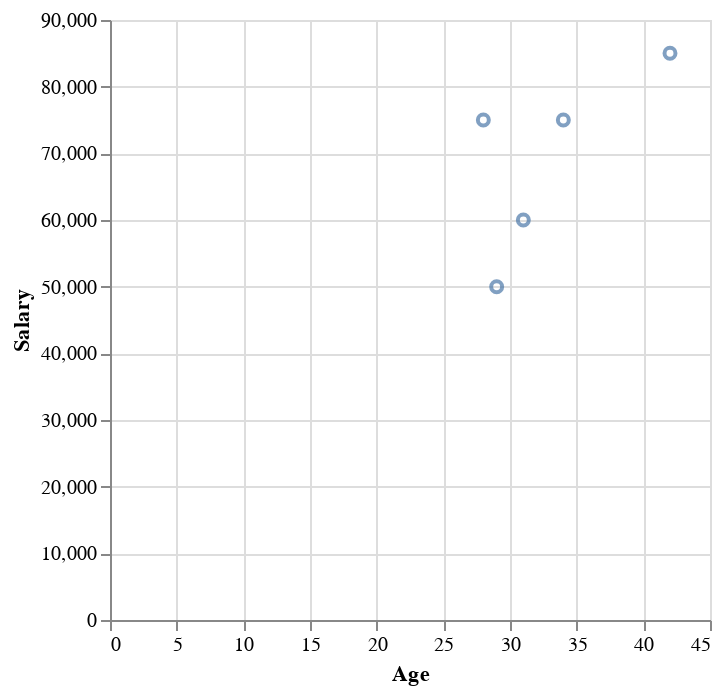

The code cell stored with this chart in its notebook:
### Code cell
df1.plot.scatter(x='Age', y='Salary')

### Figure 1 — Vega-Lite specification as saved in the notebook (floating-point values rounded to 4 significant figures)
{"config": {"view": {"continuousWidth": 300, "continuousHeight": 300}}, "data": {"name": "data-d574ee629d2dcb88b8b25057e7473d9e"}, "mark": {"type": "point", "tooltip": true}, "encoding": {"x": {"field": "Age", "type": "quantitative"}, "y": {"field": "Salary", "type": "quantitative"}}, "params": [{"name": "param_6", "select": {"type": "interval", "encodings": ["x", "y"]}, "bind": "scales"}], "$schema": "https://vega.github.io/schema/vega-lite/v5.20.1.json", "datasets": {"data-d574ee629d2dcb88b8b25057e7473d9e": [{"Employee ID": 1, "Name": "Alice", "Age": 29, "Department": "HR", "Salary": 50000.0, "Start Date": "2023-05-21T00:00:00"}, {"Employee ID": 2, "Name": "Bob", "Age": 34, "Department": "Engineering", "Salary": 75000.0, "Start Date": "2019-08-14T00:00:00"}, {"Employee ID": 3, "Name": "Charlie", "Age": 31, "Department": "Finance", "Salary": 60000.0, "Start Date": "2021-01-10T00:00:00"}, {"Employee ID": 4, "Name": "David", "Age": 28, "Department": "HR", "Salary": 75000.0, "Start Date": "2018-11-03T00:00:00"}, {"Employee ID": 5, "Name": "Eve", "Age": 42, "Department": "Finance", "Salary": 85000.0, "Start Date": "2022-06-27T00:00:00"}]}}
